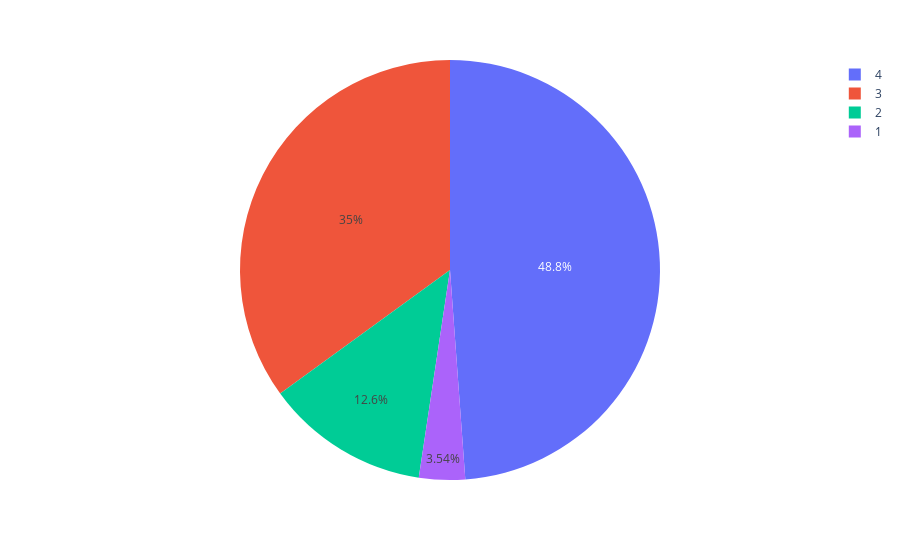

Here is the notebook cell this chart was saved with:
### Markdown cell above
#### Type

As seen below, there is a lot of uncertainty in what is defined as a volcano. Rouglhy speaking, 83% of the volcanos detected fall in "possibly" or "only a pit is visible".

### Code cell
fig = px.pie(labels_df_volc,  values='Type', names='type_cat')
fig.show()

### Figure 1 — Plotly figure (JSON) as saved in the notebook; plotly's stock layout.template omitted (floating-point values rounded to 4 significant figures; data arrays with more than 128 entries replaced by an {"elided": "..."} marker saying what was removed)
{"data": [{"domain": {"x": [0, 1], "y": [0, 1]}, "hovertemplate": "type_cat=%{label}<br>Type=%{value}<extra></extra>", "labels": {"elided": "1000 int values"}, "legendgroup": "", "name": "", "showlegend": true, "type": "pie", "values": {"elided": "1000 int values"}}], "layout": {"legend": {"tracegroupgap": 0}, "margin": {"t": 60}}}
